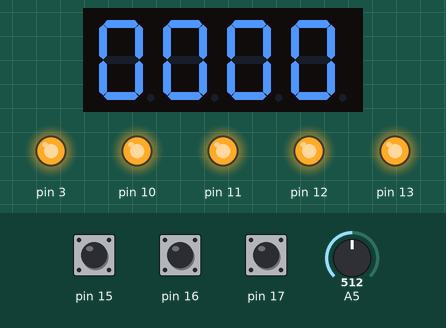
The sketch below on a simulated Arduino Uno, built with avr-gcc and run on an emulated ATmega328P. Shown: 4-digit seven-segment display, output pins drawn as LEDs (lit = HIGH). The test bench sets the inputs (shaded band); at power-on: A5 = 512, pin 15 HIGH, pin 16 HIGH, pin 17 HIGH.

Above: at 1.2 s.
1.3 s: A5 set to 190
2.8 s: A5 set to 165
At 4.1 s:
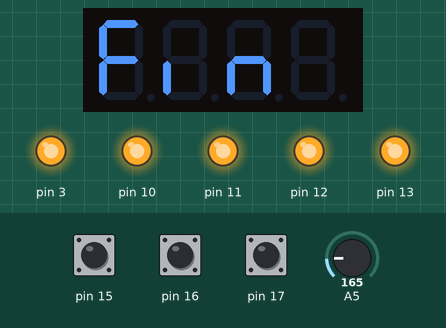
At 4.7 s:
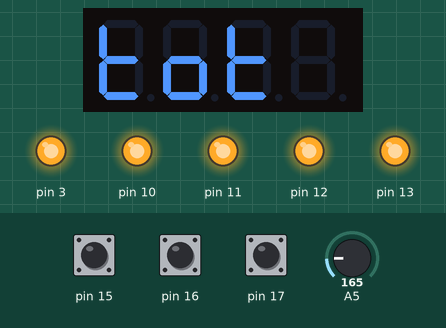
Timing chart, 0 to 6.2 s (numbered marks = the images above; inputs shaded):
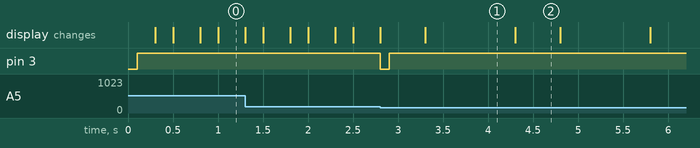

The sketch:

cronometroCRB.ino
```cpp
#include <TimerOne.h>
#include <Wire.h>
#include <MultiFuncShield.h>

int LDR;
bool haEmpezado = false;
int pasada = 0;

static byte LDR_MIN = 180;
static byte numeroVueltas = 1; // Numero de vueltas que contaremos
unsigned long vuelta[4];
unsigned long total = 0;
unsigned long masRapida = 99999;

boolean isr = false;
boolean isrC = false;

void setup()
{
  Timer1.initialize(1000); // Inicializamos Timer1 a mil microsegundos -> 1 milisegundo
  //MFS.userInterrupt = clockISR; // No lo usamos para nada
  MFS.initialize(&Timer1);
  MFS.blinkDisplay(DIGIT_ALL);
  MFS.beep(10);
  Serial.begin(115200); // Mas velocidad -> menos tiempo para escribir por el puerto serie

  // Ponemos el marcador a cero
  char time[5];
  sprintf(time, "%04d", 0);
  MFS.write(time, 1);
}

void loop()
{
  char time[5];
  unsigned long m = millis();
  comprobarPaso(m);
  if (haEmpezado) {
    // Imprimimos el tiempo
    sprintf(time, "%04d", m - vuelta[0]);
    MFS.write(time, 1);
  }
}


// Pasamos como parametro los millis para ahorrar la llamada al funcion
void comprobarPaso(unsigned long m) {
  unsigned int tmp = 0;
  char time[5];

  LDR = analogRead(A5);
  if (LDR < LDR_MIN) { // Haz cortado
    if (haEmpezado) { // Ya ha arrancado la carrera
      vuelta[pasada] = m;
      MFS.beep(10);
      // Imprimimos el número de vuelta
      sprintf(time, "%04d", pasada);
      MFS.write(time, 1);
      delay(500);
      if (pasada == numeroVueltas) { // SE ACABO
        total = 0;
        // Calculamos el total y la vuelta mas rapida
        for (unsigned int i = 1; i <= numeroVueltas; i++) {
          tmp = vuelta[i] - vuelta[i - 1]; // Calculamos el tiempo de vuelta
          total += tmp;
          if (masRapida > tmp) masRapida = tmp;
        }
        // Ponemos los datos en buble
        int A = 0;    //flag para q solo muestre "fin" una vez
        while (1) {
          if(A == 0){   //Solo muestra fin si A = 0; despues le asigna 1 para mostrarlo solo 1 vez
            MFS.write("Fin");
            delay(1000);
            A = 1;
          }
          MFS.write("Tot");
          delay(500);
          sprintf(time, "%04d", total);
          MFS.write(time, 1);
          delay(1000);
          if(numeroVueltas > 1){  //solo muestra la vuelta mas rapida si el numero de vueltas es mayor que uno
            MFS.write("Rap");
            delay(500);
            sprintf(time, "%04d", masRapida);
            MFS.write(time, 1);
            delay(1000);
          }
        }
      }
    } else {
      MFS.blinkDisplay(DIGIT_ALL, 0);
      haEmpezado = true; // ¡Arrancamos la carrera!
      vuelta[0] = m; // Inicio de la carrera
      pasada++;
    }
  }
}
```

Measured:
- the behaviour switches between 180 and 179 on A5 (found by bisection; images 0 and 1)
- after the input at 2.8 s, pin 3: HIGH → LOW at once, → HIGH 0.10 s later; the display: first changes at once (image 1 shows a later state)
- what the display in image 1 shows lasts 1.0 s, from 3.3 s to 4.3 s
- what the display in image 2 shows lasts 0.5 s, from 4.3 s to 4.8 s
